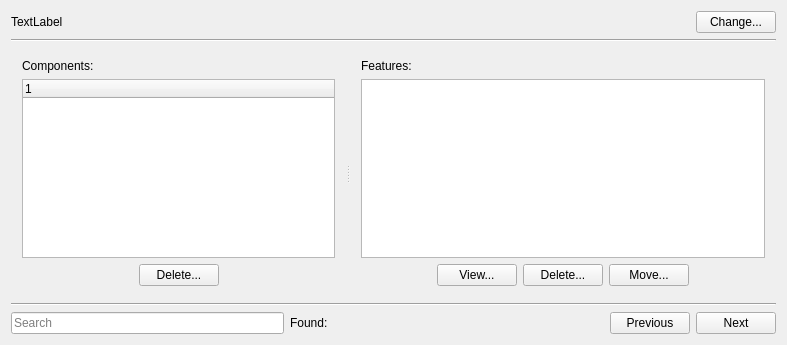
<?xml version="1.0" encoding="UTF-8"?>
<ui version="4.0">
 <class>Widget</class>
 <widget class="QWidget" name="Widget">
  <property name="geometry">
   <rect>
    <x>0</x>
    <y>0</y>
    <width>787</width>
    <height>345</height>
   </rect>
  </property>
  <property name="windowTitle">
   <string>Knowledge Base UnitTest DB Utilities</string>
  </property>
  <property name="windowIcon">
   <iconset resource="assets/icons.qrc">
    <normaloff>:/unittest.ico</normaloff>:/unittest.ico</iconset>
  </property>
  <layout class="QVBoxLayout" name="verticalLayout_3">
   <item>
    <layout class="QHBoxLayout" name="horizontalLayout_3">
     <item>
      <widget class="QLabel" name="databaseLabel">
       <property name="text">
        <string>TextLabel</string>
       </property>
      </widget>
     </item>
     <item>
      <spacer name="horizontalSpacer_6">
       <property name="orientation">
        <enum>Qt::Horizontal</enum>
       </property>
       <property name="sizeHint" stdset="0">
        <size>
         <width>40</width>
         <height>20</height>
        </size>
       </property>
      </spacer>
     </item>
     <item>
      <widget class="QPushButton" name="databaseButton">
       <property name="text">
        <string>Change...</string>
       </property>
       <property name="icon">
        <iconset resource="assets/icons.qrc">
         <normaloff>:/database.ico</normaloff>:/database.ico</iconset>
       </property>
      </widget>
     </item>
    </layout>
   </item>
   <item>
    <widget class="Line" name="line">
     <property name="orientation">
      <enum>Qt::Horizontal</enum>
     </property>
    </widget>
   </item>
   <item>
    <widget class="QSplitter" name="splitter">
     <property name="orientation">
      <enum>Qt::Horizontal</enum>
     </property>
     <widget class="QWidget" name="layoutWidget">
      <layout class="QVBoxLayout" name="verticalLayout">
       <item>
        <widget class="QLabel" name="label_4">
         <property name="text">
          <string>&lt;html&gt;&lt;head/&gt;&lt;body&gt;&lt;p&gt;Components:&lt;/p&gt;&lt;/body&gt;&lt;/html&gt;</string>
         </property>
        </widget>
       </item>
       <item>
        <widget class="QTreeWidget" name="treeWidget">
         <column>
          <property name="text">
           <string notr="true">1</string>
          </property>
         </column>
        </widget>
       </item>
       <item>
        <layout class="QHBoxLayout" name="horizontalLayout">
         <item>
          <spacer name="horizontalSpacer">
           <property name="orientation">
            <enum>Qt::Horizontal</enum>
           </property>
           <property name="sizeHint" stdset="0">
            <size>
             <width>40</width>
             <height>20</height>
            </size>
           </property>
          </spacer>
         </item>
         <item>
          <widget class="QPushButton" name="deleteComponentButton">
           <property name="text">
            <string>Delete...</string>
           </property>
           <property name="icon">
            <iconset resource="assets/icons.qrc">
             <normaloff>:/delete.ico</normaloff>:/delete.ico</iconset>
           </property>
          </widget>
         </item>
         <item>
          <spacer name="horizontalSpacer_2">
           <property name="orientation">
            <enum>Qt::Horizontal</enum>
           </property>
           <property name="sizeHint" stdset="0">
            <size>
             <width>40</width>
             <height>20</height>
            </size>
           </property>
          </spacer>
         </item>
        </layout>
       </item>
      </layout>
     </widget>
     <widget class="QWidget" name="layoutWidget">
      <layout class="QVBoxLayout" name="verticalLayout_2">
       <item>
        <widget class="QLabel" name="label_5">
         <property name="text">
          <string>Features:</string>
         </property>
        </widget>
       </item>
       <item>
        <widget class="QTableView" name="tableView"/>
       </item>
       <item>
        <layout class="QHBoxLayout" name="horizontalLayout_2">
         <item>
          <spacer name="horizontalSpacer_3">
           <property name="orientation">
            <enum>Qt::Horizontal</enum>
           </property>
           <property name="sizeHint" stdset="0">
            <size>
             <width>40</width>
             <height>20</height>
            </size>
           </property>
          </spacer>
         </item>
         <item>
          <widget class="QPushButton" name="viewFeatureButton">
           <property name="text">
            <string>View...</string>
           </property>
           <property name="icon">
            <iconset resource="assets/icons.qrc">
             <normaloff>:/edit.ico</normaloff>:/edit.ico</iconset>
           </property>
          </widget>
         </item>
         <item>
          <widget class="QPushButton" name="deleteFeatureButton">
           <property name="text">
            <string>Delete...</string>
           </property>
           <property name="icon">
            <iconset resource="assets/icons.qrc">
             <normaloff>:/delete.ico</normaloff>:/delete.ico</iconset>
           </property>
          </widget>
         </item>
         <item>
          <widget class="QPushButton" name="moveFeatureButton">
           <property name="text">
            <string>Move...</string>
           </property>
           <property name="icon">
            <iconset resource="assets/icons.qrc">
             <normaloff>:/move.ico</normaloff>:/move.ico</iconset>
           </property>
          </widget>
         </item>
         <item>
          <spacer name="horizontalSpacer_4">
           <property name="orientation">
            <enum>Qt::Horizontal</enum>
           </property>
           <property name="sizeHint" stdset="0">
            <size>
             <width>40</width>
             <height>20</height>
            </size>
           </property>
          </spacer>
         </item>
        </layout>
       </item>
      </layout>
     </widget>
    </widget>
   </item>
   <item>
    <widget class="Line" name="line_2">
     <property name="orientation">
      <enum>Qt::Horizontal</enum>
     </property>
    </widget>
   </item>
   <item>
    <layout class="QHBoxLayout" name="horizontalLayout_4">
     <item>
      <widget class="QLineEdit" name="searchEdit">
       <property name="placeholderText">
        <string>Search</string>
       </property>
      </widget>
     </item>
     <item>
      <widget class="QLabel" name="searchLabel">
       <property name="text">
        <string>Found: </string>
       </property>
      </widget>
     </item>
     <item>
      <spacer name="horizontalSpacer_5">
       <property name="orientation">
        <enum>Qt::Horizontal</enum>
       </property>
       <property name="sizeHint" stdset="0">
        <size>
         <width>40</width>
         <height>20</height>
        </size>
       </property>
      </spacer>
     </item>
     <item>
      <widget class="QPushButton" name="previousSearchButton">
       <property name="text">
        <string>Previous</string>
       </property>
      </widget>
     </item>
     <item>
      <widget class="QPushButton" name="nextSearchButton">
       <property name="text">
        <string>Next</string>
       </property>
      </widget>
     </item>
    </layout>
   </item>
  </layout>
 </widget>
 <layoutdefault spacing="6" margin="11"/>
 <resources>
  <include location="assets/icons.qrc"/>
 </resources>
 <connections/>
</ui>
